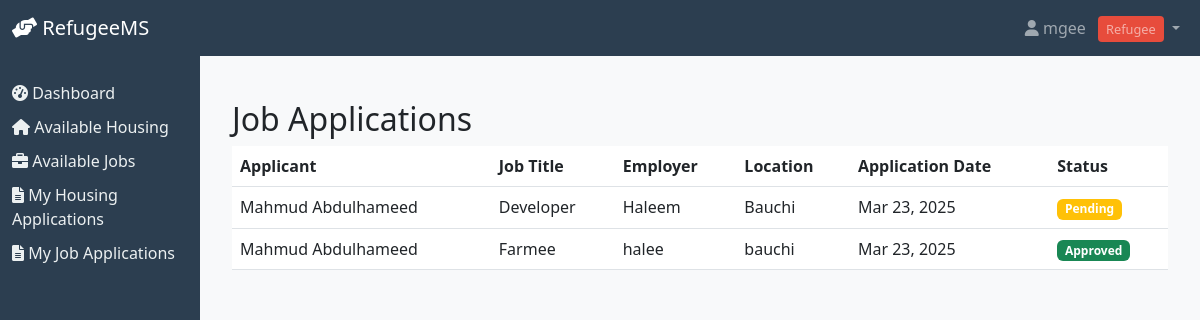
The page /applications/jobs/ (signed in) on the database its author committed.
### refugees/models.py (models this page shows, shortened)
class CustomUser(AbstractUser):
    USER_TYPE_CHOICES = [
        ('refugee', 'Refugee'),
        ('admin', 'Admin'),
        ('ngo', 'NGO'),
    ]
    user_type = models.CharField(max_length=10, choices=USER_TYPE_CHOICES)
    phone_number = models.CharField(max_length=20, blank=True)
    organization = models.CharField(max_length=100, blank=True, help_text="Organization name for NGO users")

class JobApplication(models.Model):
    STATUS_CHOICES = [
        ('pending', 'Pending Review'),
        ('shortlisted', 'Shortlisted'),
        ('interview', 'Interview Stage'),
        ('offered', 'Job Offered'),
        ('accepted', 'Offer Accepted'),
        ('rejected', 'Rejected'),
        ('withdrawn', 'Withdrawn'),
    ]
    refugee = models.ForeignKey(Refugee, on_delete=models.CASCADE)
    job = models.ForeignKey(Job, on_delete=models.CASCADE)
    status = models.CharField(max_length=20, choices=STATUS_CHOICES, default='pending')
    cover_letter = models.TextField(blank=True)
    resume = models.FileField(upload_to='job_applications/', blank=True)
    applied_at = models.DateTimeField(auto_now_add=True)
    last_updated = models.DateTimeField(auto_now=True)
    interview_date = models.DateTimeField(null=True, blank=True)
    notes = models.TextField(blank=True)
    class Meta:
        unique_together = ('refugee', 'job')

class Refugee(models.Model):
    GENDER_CHOICES = [
        ('M', 'Male'),
        ('F', 'Female'),
        ('O', 'Other'),
    ]
    STATUS_CHOICES = [
        ('pending', 'Pending'),
        ('approved', 'Approved'),
        ('rejected', 'Rejected'),
    ]
    user = models.OneToOneField(CustomUser, on_delete=models.CASCADE, related_name='refugee')
    date_of_birth = models.DateField(null=True)
    gender = models.CharField(max_length=1, choices=GENDER_CHOICES)
    family_size = models.IntegerField(validators=[MinValueValidator(1)])
    country_of_origin = models.CharField(max_length=100)
    native_language = models.CharField(max_length=50)
    education_level = models.CharField(max_length=100, blank=True)
    skills = models.TextField(blank=True)
    medical_conditions = models.TextField(blank=True)
    emergency_contact = models.CharField(max_length=100, blank=True)
    documents = models.FileField(upload_to='refugee_documents/', blank=True)
    status = models.CharField(max_length=10, choices=STATUS_CHOICES, default='pending')
    registered_at = models.DateTimeField(auto_now_add=True)
    last_updated = models.DateTimeField(auto_now=True)

class Job(models.Model):
    JOB_TYPE_CHOICES = [
        ('full_time', 'Full Time'),
        ('part_time', 'Part Time'),
        ('contract', 'Contract'),
        ('temporary', 'Temporary'),
    ]
    title = models.CharField(max_length=100)
    description = models.TextField()
    location = models.CharField(max_length=100)
    employer = models.CharField(max_length=100)
    job_type = models.CharField(max_length=20, choices=JOB_TYPE_CHOICES)
    salary_range = models.CharField(max_length=100, blank=True)
    requirements = models.TextField()
    benefits = models.TextField(blank=True)
    posted_at = models.DateTimeField(auto_now_add=True)
    deadline = models.DateTimeField()
    is_active = models.BooleanField(default=True)
    ngo = models.ForeignKey('NGO', on_delete=models.CASCADE, related_name='job_listings', null=True)

### refugees/views.py (the view)
# urls.py: path('applications/jobs/', views.JobApplicationListView.as_view(), name='job_application_list'),
class JobApplicationListView(LoginRequiredMixin, ListView):
    model = JobApplication
    template_name = 'refugees/job_application_list.html'
    context_object_name = 'applications'
    def get_queryset(self):
        if self.request.user.user_type == 'refugee':
            return JobApplication.objects.filter(refugee=self.request.user.refugee)
        elif self.request.user.user_type == 'ngo':
            return JobApplication.objects.filter(job__ngo=self.request.user.ngo)
        elif self.request.user.user_type == 'admin':
            return JobApplication.objects.all()
        return JobApplication.objects.none()
    def get_context_data(self, **kwargs):
        context = super().get_context_data(**kwargs)
        context['user_type'] = self.request.user.user_type
        return context

### refugees/templates/refugees/job_application_list.html (shortened to what this page needs)
{% extends 'refugees/base.html' %}
{% block content %}
<div class="container mt-4">
    <h2>Job Applications</h2>
    {% if applications %}
    <div class="table-responsive">
        <table class="table table-hover">
            <thead>
                <tr>
                    <th>Applicant</th>
                    <th>Job Title</th>
                    <th>Employer</th>
                    <th>Location</th>
                    <th>Application Date</th>
                    <th>Status</th>
                </tr>
            </thead>
            <tbody>
                {% for application in applications %}
                <tr>
                    <td>{{ application.refugee.user.get_full_name }}</td>
                    <td>{{ application.job.title }}</td>
                    <td>{{ application.job.employer }}</td>
                    <td>{{ application.job.location }}</td>
                    <td>{{ application.applied_at|date:"M d, Y" }}</td>
                    <td>
                        <span class="badge {% if application.status == 'pending' %}bg-warning
                                          {% elif application.status == 'approved' %}bg-success
                                          {% else %}bg-danger{% endif %}">
                            {{ application.status|title }}
                        </span>
                    </td>
                </tr>
                {% endfor %}
            </tbody>
        </table>
    </div>
    {% else %}
    <div class="alert alert-info">
        No job applications found.
    </div>
    {% endif %}
</div>
{% endblock %}

### refugees/templates/refugees/base.html (shortened to what this page needs)
<!DOCTYPE html>
<html lang="en">
<head>
    <link href="https://cdn.jsdelivr.net/npm/bootstrap@5.3.0/dist/css/bootstrap.min.css" rel="stylesheet">
    <link href="https://cdnjs.cloudflare.com/ajax/libs/font-awesome/6.0.0/css/all.min.css" rel="stylesheet">
</head>
<body>
    <nav class="navbar navbar-expand-lg navbar-dark bg-dark">
        <div class="container-fluid">
            <a class="navbar-brand" href="{% url 'dashboard' %}">
                <i class="fas fa-hands-helping"></i> RefugeeMS
            </a>
            <div class="collapse navbar-collapse" id="navbarNav">
                <ul class="navbar-nav ms-auto">
                    {% if user.is_authenticated %}
                    <li class="nav-item dropdown">
                        <a class="nav-link dropdown-toggle" href="#" id="userDropdown" role="button" data-bs-toggle="dropdown">
                            <i class="fas fa-user"></i> {{ user.username }}
                            {% if user.user_type == 'refugee' %}
                                <span class="user-type-badge refugee-badge">Refugee</span>
                            {% elif user.user_type == 'ngo' %}
                                <span class="user-type-badge ngo-badge">NGO</span>
                            {% else %}
                                <span class="user-type-badge admin-badge">Admin</span>
                            {% endif %}
                        </a>
                    </li>
                    {% endif %}
                </ul>
            </div>
        </div>
    </nav>
    <div class="container-fluid">
        <div class="row">
            {% if user.is_authenticated %}
            <div class="col-md-2 sidebar">
                <div class="d-flex flex-column">
                    <a href="{% url 'dashboard' %}" class="nav-link {% if request.resolver_match.url_name == 'dashboard' %}active{% endif %}">
                        <i class="fas fa-tachometer-alt"></i> Dashboard
                    </a>
                    {% if user.user_type == 'refugee' %}
                        <a href="{% url 'housing_list' %}" class="nav-link {% if 'housing' in request.path %}active{% endif %}">
                            <i class="fas fa-home"></i> Available Housing
                        </a>
                        <a href="{% url 'job_list' %}" class="nav-link {% if 'job' in request.path %}active{% endif %}">
                            <i class="fas fa-briefcase"></i> Available Jobs
                        </a>
                        <a href="{% url 'housing_application_list' %}" class="nav-link {% if 'housing_application' in request.path %}active{% endif %}">
                            <i class="fas fa-file-alt"></i> My Housing Applications
                        </a>
                        <a href="{% url 'job_application_list' %}" class="nav-link {% if 'job_application' in request.path %}active{% endif %}">
                            <i class="fas fa-file-alt"></i> My Job Applications
                        </a>
                    {% endif %}
                </div>
            </div>
            <div class="col-md-10 main-content">
            {% else %}
            <div class="col-12 main-content">
            {% endif %}
                {% block content %}
                {% endblock %}
            </div>
        </div>
    </div>
</body>
</html>

### refugees/templates/refugees/base.html (style rules this page uses)
.sidebar { min-height: 100vh; background-color: #2c3e50; padding-top: 20px; }
.sidebar .nav-link { color: #ecf0f1; margin: 5px 0; }
.main-content { padding: 20px; background-color: #f8f9fa; }
.navbar { background-color: #2c3e50 !important; }
.user-type-badge { font-size: 0.8rem; padding: 0.25rem 0.5rem; border-radius: 0.25rem; margin-left: 0.5rem; }
.refugee-badge { background-color: #e74c3c; }

### rows shown on the page
CustomUser: username "mgee"
JobApplication: refugee.user.get_full_name "Mahmud Abdulhameed", job "Developer", job.employer "Haleem", job.location "Bauchi", applied_at "Mar 23, 2025", status "Pending"
JobApplication: refugee.user.get_full_name "Mahmud Abdulhameed", job "Farmee", job.employer "halee", job.location "bauchi", applied_at "Mar 23, 2025", status "Approved"
